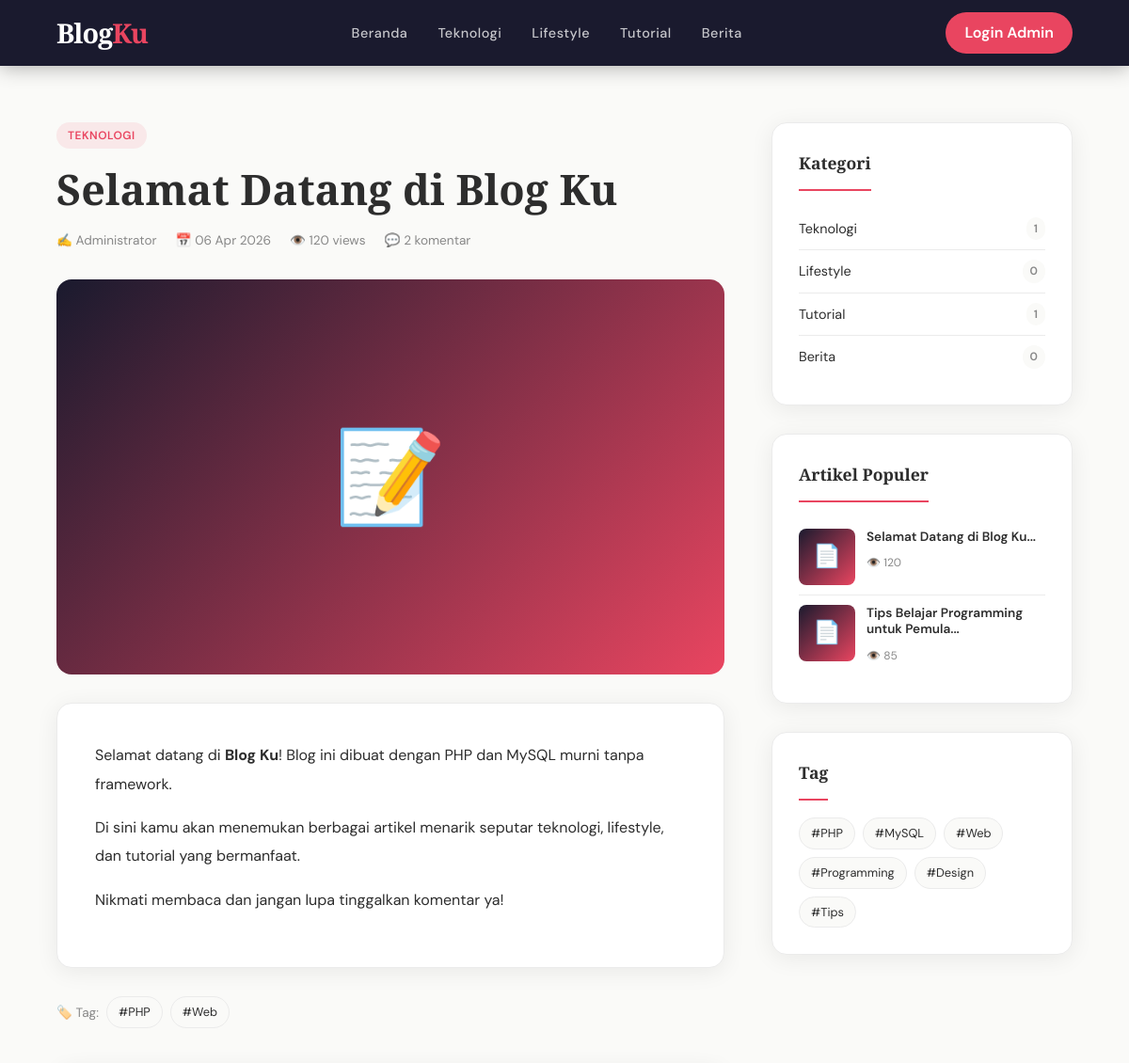
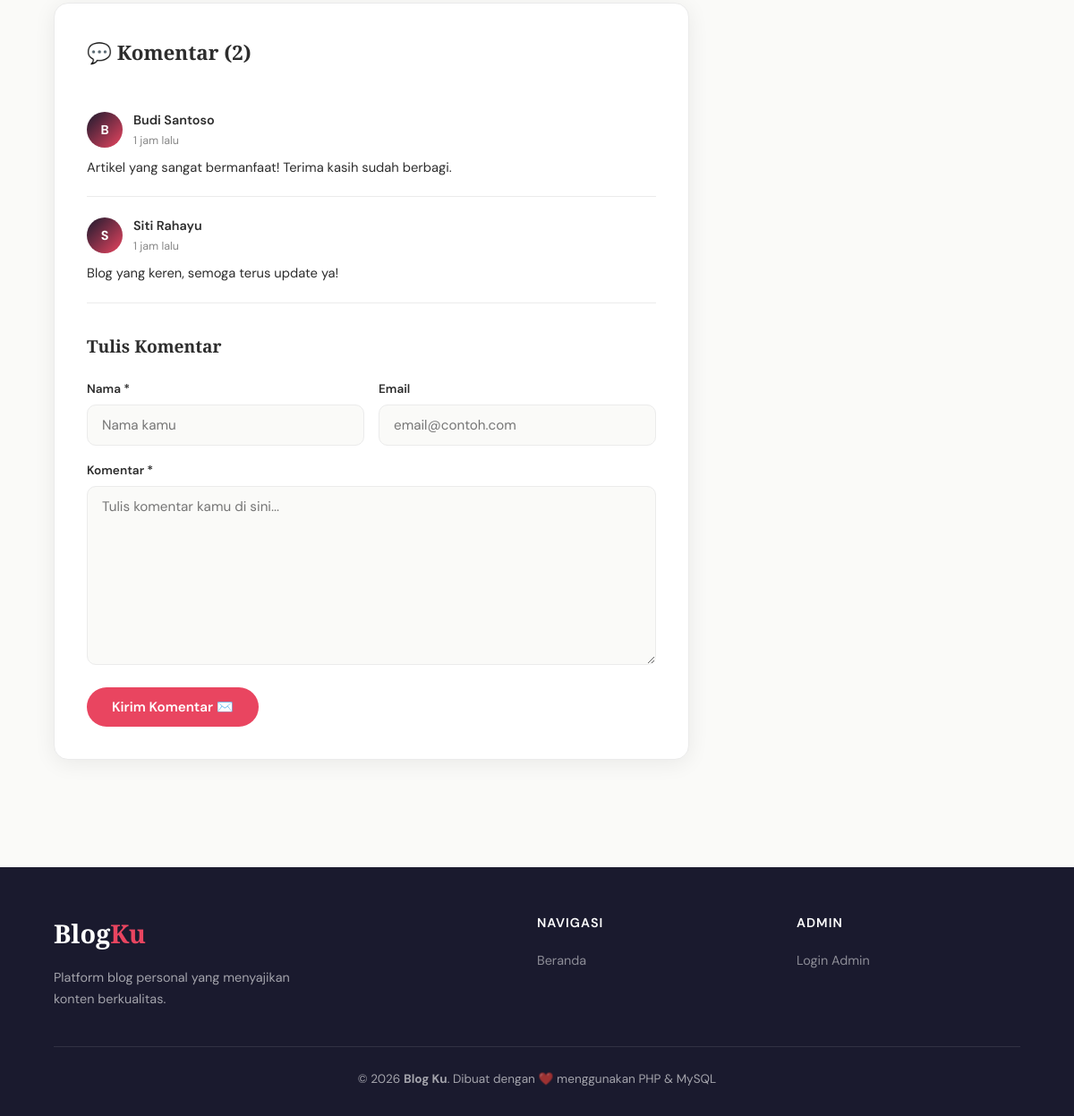
The page /artikel.php?slug=selamat-datang-di-blog-ku on the database its author committed (2 pictures, top to bottom).
### tables this page shows
CREATE TABLE IF NOT EXISTS kategori (
    id INT AUTO_INCREMENT PRIMARY KEY,
    nama VARCHAR(100) NOT NULL,
    slug VARCHAR(100) UNIQUE NOT NULL,
    deskripsi TEXT
);

CREATE TABLE IF NOT EXISTS artikel (
    id INT AUTO_INCREMENT PRIMARY KEY,
    judul VARCHAR(255) NOT NULL,
    slug VARCHAR(255) UNIQUE NOT NULL,
    konten LONGTEXT,
    ringkasan TEXT,
    gambar VARCHAR(255),
    id_kategori INT,
    id_user INT,
    status ENUM('draft','publish') DEFAULT 'draft',
    views INT DEFAULT 0,
    created_at TIMESTAMP DEFAULT CURRENT_TIMESTAMP,
    updated_at TIMESTAMP DEFAULT CURRENT_TIMESTAMP ON UPDATE CURRENT_TIMESTAMP,
    FOREIGN KEY (id_kategori) REFERENCES kategori(id) ON DELETE SET NULL,
    FOREIGN KEY (id_user) REFERENCES users(id) ON DELETE CASCADE
);

CREATE TABLE IF NOT EXISTS users (
    id INT AUTO_INCREMENT PRIMARY KEY,
    nama VARCHAR(100) NOT NULL,
    username VARCHAR(50) UNIQUE NOT NULL,
    password VARCHAR(255) NOT NULL,
    email VARCHAR(100) UNIQUE,
    avatar VARCHAR(255) DEFAULT 'default.png',
    role ENUM('admin','author') DEFAULT 'author',
    created_at TIMESTAMP DEFAULT CURRENT_TIMESTAMP
);

CREATE TABLE IF NOT EXISTS tag (
    id INT AUTO_INCREMENT PRIMARY KEY,
    nama VARCHAR(100) NOT NULL,
    slug VARCHAR(100) UNIQUE NOT NULL
);

CREATE TABLE IF NOT EXISTS komentar (
    id INT AUTO_INCREMENT PRIMARY KEY,
    id_artikel INT,
    nama VARCHAR(100) NOT NULL,
    email VARCHAR(100),
    isi TEXT NOT NULL,
    status ENUM('pending','approved','rejected') DEFAULT 'pending',
    created_at TIMESTAMP DEFAULT CURRENT_TIMESTAMP,
    FOREIGN KEY (id_artikel) REFERENCES artikel(id) ON DELETE CASCADE
);

### includes/functions.php (called while the page is built, shortened)
<?php
function timeAgo($datetime) {
    $now = new DateTime();
    $ago = new DateTime($datetime);
    $diff = $now->diff($ago);
    if ($diff->h > 0) return $diff->h . ' jam lalu';
    return 'Baru saja';
}

### public/artikel.php (the view, shortened to what this page needs)
<?php
require '../config/db.php';
require '../includes/functions.php';
$slug = isset($_GET['slug']) ? $_GET['slug'] : '';
$stmt = $pdo->prepare("SELECT a.*, k.nama as kategori_nama, k.slug as kategori_slug, u.nama as author_nama
    FROM artikel a LEFT JOIN kategori k ON a.id_kategori=k.id LEFT JOIN users u ON a.id_user=u.id
    WHERE a.slug=? AND a.status='publish'");
$stmt->execute([$slug]);
$art = $stmt->fetch();
$pdo->prepare("UPDATE artikel SET views=views+1 WHERE id=?")->execute([$art['id']]);
$tags = $pdo->prepare("SELECT t.* FROM tag t JOIN artikel_tag at2 ON t.id=at2.id_tag WHERE at2.id_artikel=?");
$tags->execute([$art['id']]);
$art_tags = $tags->fetchAll();
$koms = $pdo->prepare("SELECT * FROM komentar WHERE id_artikel=? AND status='approved' ORDER BY created_at ASC");
$koms->execute([$art['id']]);
$komentar = $koms->fetchAll();
$jml_komentar = count($komentar);
$kategoris = $pdo->query("SELECT k.*, COUNT(a.id) as jml FROM kategori k LEFT JOIN artikel a ON k.id=a.id_kategori AND a.status='publish' GROUP BY k.id")->fetchAll();
$all_tags = $pdo->query("SELECT * FROM tag")->fetchAll();
$populer = $pdo->query("SELECT a.* FROM artikel a WHERE a.status='publish' ORDER BY a.views DESC LIMIT 5")->fetchAll();
?>
<!DOCTYPE html>
<html lang="id">
<head>
<link rel="stylesheet" href="../assets/css/style.css">
</head>
<body>
<nav class="navbar">
  <a href="index.php" class="navbar-brand">Blog<span>Ku</span></a>
  <ul class="navbar-nav">
    <li><a href="index.php">Beranda</a></li>
    <?php foreach ($kategoris as $k): ?>
    <li><a href="index.php?kategori=<?= $k['slug'] ?>"><?= htmlspecialchars($k['nama']) ?></a></li>
    <?php endforeach; ?>
  </ul>
  <a href="../auth/login.php" class="btn-login">Login Admin</a>
</nav>
<div class="detail-container">
  <main>
    <article class="article-full">
      <header class="article-full-header">
        <div class="article-meta" style="margin-bottom:16px;">
          <?php if ($art['kategori_nama']): ?>
          <a href="index.php?kategori=<?= $art['kategori_slug'] ?>" class="badge-kategori"><?= htmlspecialchars($art['kategori_nama']) ?></a>
          <?php endif; ?>
        </div>
        <h1><?= htmlspecialchars($art['judul']) ?></h1>
        <div class="article-stats" style="margin-top:12px;">
          <span>✍️ <?= htmlspecialchars($art['author_nama']) ?></span>
          <span>📅 <?= date('d M Y', strtotime($art['created_at'])) ?></span>
          <span>👁️ <?= number_format($art['views']) ?> views</span>
          <span>💬 <?= $jml_komentar ?> komentar</span>
        </div>
      </header>
      <div class="article-full-img">
        <?php if ($art['gambar'] && file_exists("../assets/img/".$art['gambar'])): ?>
          <img src="../assets/img/<?= $art['gambar'] ?>" alt="<?= htmlspecialchars($art['judul']) ?>" style="width:100%;height:100%;object-fit:cover;border-radius:var(--radius);">
        <?php else: ?>📝<?php endif; ?>
      </div>
      <div class="article-content">
        <?= $art['konten'] ?>
      </div>
      <?php if (!empty($art_tags)): ?>
      <div class="article-tags">
        <span>🏷️ Tag:</span>
        <?php foreach ($art_tags as $t): ?>
        <a href="index.php?tag=<?= $t['slug'] ?>" class="tag-item">#<?= htmlspecialchars($t['nama']) ?></a>
        <?php endforeach; ?>
      </div>
      <?php endif; ?>
    </article>
    <div class="komentar-section">
      <h3>💬 Komentar (<?= $jml_komentar ?>)</h3>
      <?php foreach ($komentar as $k): ?>
      <div class="komentar-item">
        <div class="komentar-header">
          <div class="komentar-avatar"><?= strtoupper(substr($k['nama'],0,1)) ?></div>
          <div>
            <div class="komentar-name"><?= htmlspecialchars($k['nama']) ?></div>
            <div class="komentar-date"><?= timeAgo($k['created_at']) ?></div>
          </div>
        </div>
        <p class="komentar-isi"><?= nl2br(htmlspecialchars($k['isi'])) ?></p>
      </div>
      <?php endforeach; ?>
      <div class="form-komentar">
        <h4>Tulis Komentar</h4>
        <form method="POST">
          <div class="form-row">
            <div class="form-group">
              <label>Nama *</label>
              <input type="text" name="nama" class="form-control" placeholder="Nama kamu" required>
            </div>
            <div class="form-group">
              <label>Email</label>
              <input type="email" name="email" class="form-control" placeholder="email@contoh.com">
            </div>
          </div>
          <div class="form-group">
            <label>Komentar *</label>
            <textarea name="isi" class="form-control" rows="4" placeholder="Tulis komentar kamu di sini..." required></textarea>
          </div>
          <button type="submit" name="kirim_komentar" class="btn-primary">Kirim Komentar ✉️</button>
        </form>
      </div>
    </div>
  </main>
  <aside class="sidebar">
    <div class="sidebar-widget">
      <div class="widget-title">Kategori</div>
      <ul class="kategori-list">
        <?php foreach ($kategoris as $k): ?>
        <li><a href="index.php?kategori=<?= $k['slug'] ?>"><?= htmlspecialchars($k['nama']) ?><span><?= $k['jml'] ?></span></a></li>
        <?php endforeach; ?>
      </ul>
    </div>
    <div class="sidebar-widget">
      <div class="widget-title">Artikel Populer</div>
      <?php foreach ($populer as $p): ?>
      <div class="artikel-populer-item">
        <div class="artikel-populer-img">📄</div>
        <div class="artikel-populer-info">
          <h4><a href="artikel.php?slug=<?= $p['slug'] ?>"><?= htmlspecialchars(substr($p['judul'],0,45)) ?>...</a></h4>
          <span>👁️ <?= number_format($p['views']) ?></span>
        </div>
      </div>
      <?php endforeach; ?>
    </div>
    <div class="sidebar-widget">
      <div class="widget-title">Tag</div>
      <div class="tag-cloud">
        <?php foreach ($all_tags as $t): ?>
        <a href="index.php?tag=<?= $t['slug'] ?>" class="tag-item">#<?= htmlspecialchars($t['nama']) ?></a>
        <?php endforeach; ?>
      </div>
    </div>
  </aside>
</div>
<footer class="footer">
  <div class="footer-grid">
    <div>
      <div class="footer-brand">Blog<span>Ku</span></div>
      <p style="font-size:0.9rem;max-width:280px;line-height:1.7;">Platform blog personal yang menyajikan konten berkualitas.</p>
    </div>
    <div>
      <h4>Navigasi</h4>
      <ul><li><a href="index.php">Beranda</a></li></ul>
    </div>
    <div>
      <h4>Admin</h4>
      <ul><li><a href="../auth/login.php">Login Admin</a></li></ul>
    </div>
  </div>
  <div class="footer-bottom">
    <p>© <?= date('Y') ?> <strong>Blog Ku</strong>. Dibuat dengan ❤️ menggunakan PHP & MySQL</p>
  </div>
</footer>
</body>
</html>

### rows shown on the page
kategori: nama "Teknologi", jml "1"
kategori: nama "Lifestyle", jml "0"
kategori: nama "Tutorial", jml "1"
kategori: nama "Berita", jml "0"
artikel: id_kategori.nama "TEKNOLOGI", judul "Selamat Datang di Blog Ku", id_user.nama "Administrator", created_at "06 Apr 2026", views "120", konten "Selamat datang di Blog Ku ! Blog ini dibuat dengan PHP dan MySQL murni tanpa framework. Di sini kamu akan menemukan berbagai artikel menarik seputar teknologi, lifestyle, dan tutorial yang bermanfaat. Nikmati membaca dan jangan lupa tinggalkan komentar ya!"
tag: nama "PHP"
tag: nama "Web"
komentar: nama "B", nama "Budi Santoso", created_at "1 jam lalu", isi "Artikel yang sangat bermanfaat! Terima kasih sudah berbagi."
komentar: nama "S", nama "Siti Rahayu", created_at "1 jam lalu", isi "Blog yang keren, semoga terus update ya!"
artikel: judul "Tips Belajar Programming untuk Pemula", views "85"
tag: nama "MySQL"
tag: nama "Programming"
tag: nama "Design"
tag: nama "Tips"

### other values the page prints
$jml_komentar "2"
